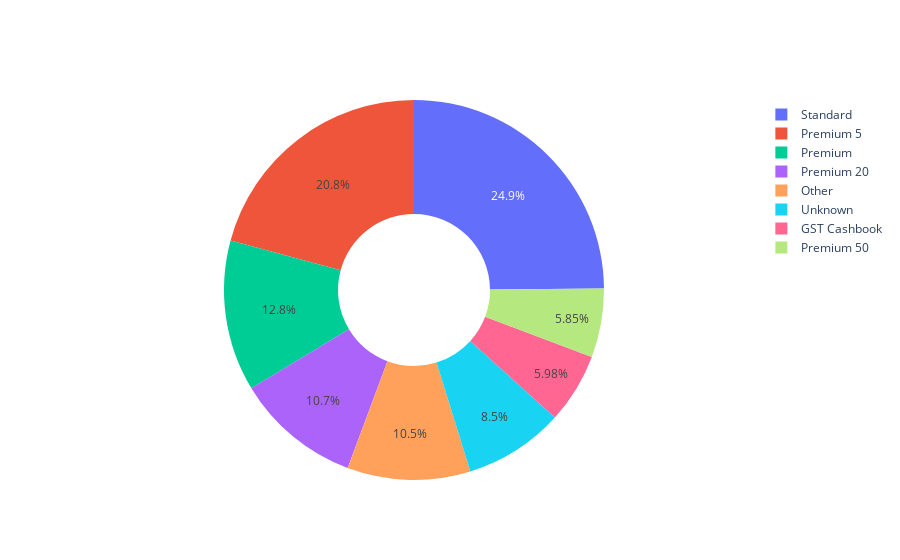

This figure's notebook cell:
### Code cell
fig = go.Figure(data=[go.Pie(labels=product_pie['productoption'], values=product_pie['count'], hole=0.4)])
fig.show()

### Figure 1 — Plotly figure (JSON) as saved in the notebook; plotly's stock layout.template omitted (floating-point values rounded to 4 significant figures)
{"data": [{"hole": 0.4, "labels": ["GST Cashbook", "Other", "Other", "Other", "Other", "Premium", "Other", "Other", "Other", "Other", "Other", "Other", "Premium 20", "Other", "Other", "Premium 5", "Other", "Other", "Other", "Premium 50", "Other", "Other", "Standard", "Other", "Other", "Other", "Other", "Other", "Unknown"], "type": "pie", "values": [88, 8, 4, 11, 1, 189, 2, 2, 1, 27, 3, 1, 157, 7, 3, 306, 10, 8, 1, 86, 4, 2, 366, 6, 5, 46, 1, 1, 125]}], "layout": {}}
